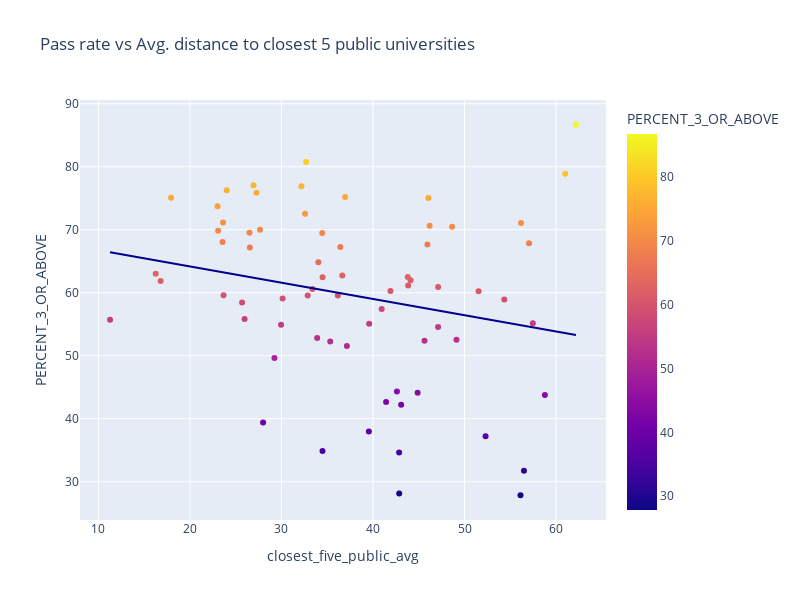

The notebook cell this image was saved under:
### Code cell
fig = px.scatter(data_frame=wisconsin22,x='closest_five_public_avg', y='PERCENT_3_OR_ABOVE',trendline='ols',trendline_color_override='darkblue',width=800, height=600,
                 color='PERCENT_3_OR_ABOVE',title='Pass rate vs Avg. distance to closest 5 public universities')
fig.show()
with open('data/WI_pickled/WI_AP_pass_rate_by_counties_vs_avg._dist_public.pkl', 'wb') as f:
    pickle.dump(fig, f)
